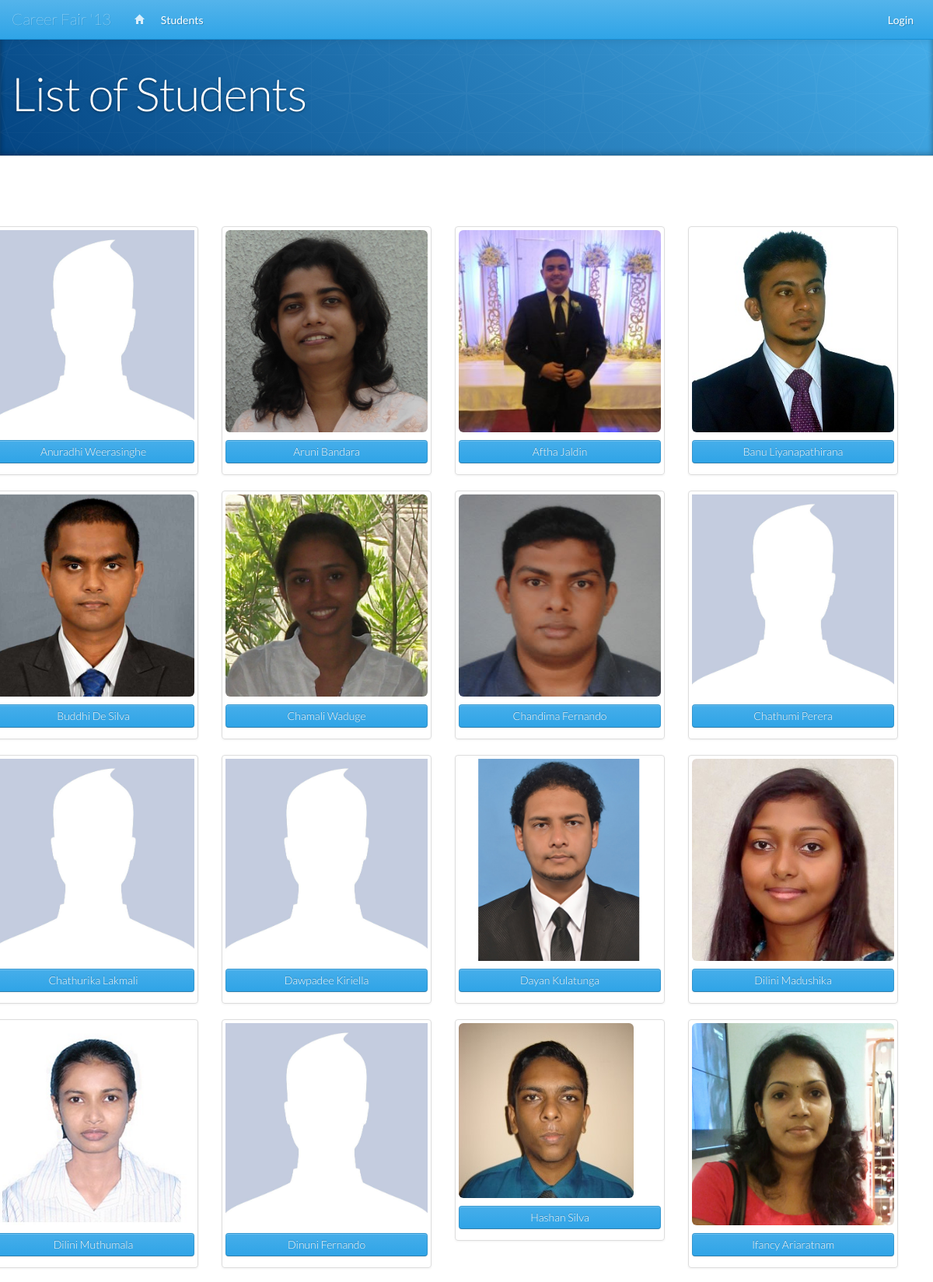
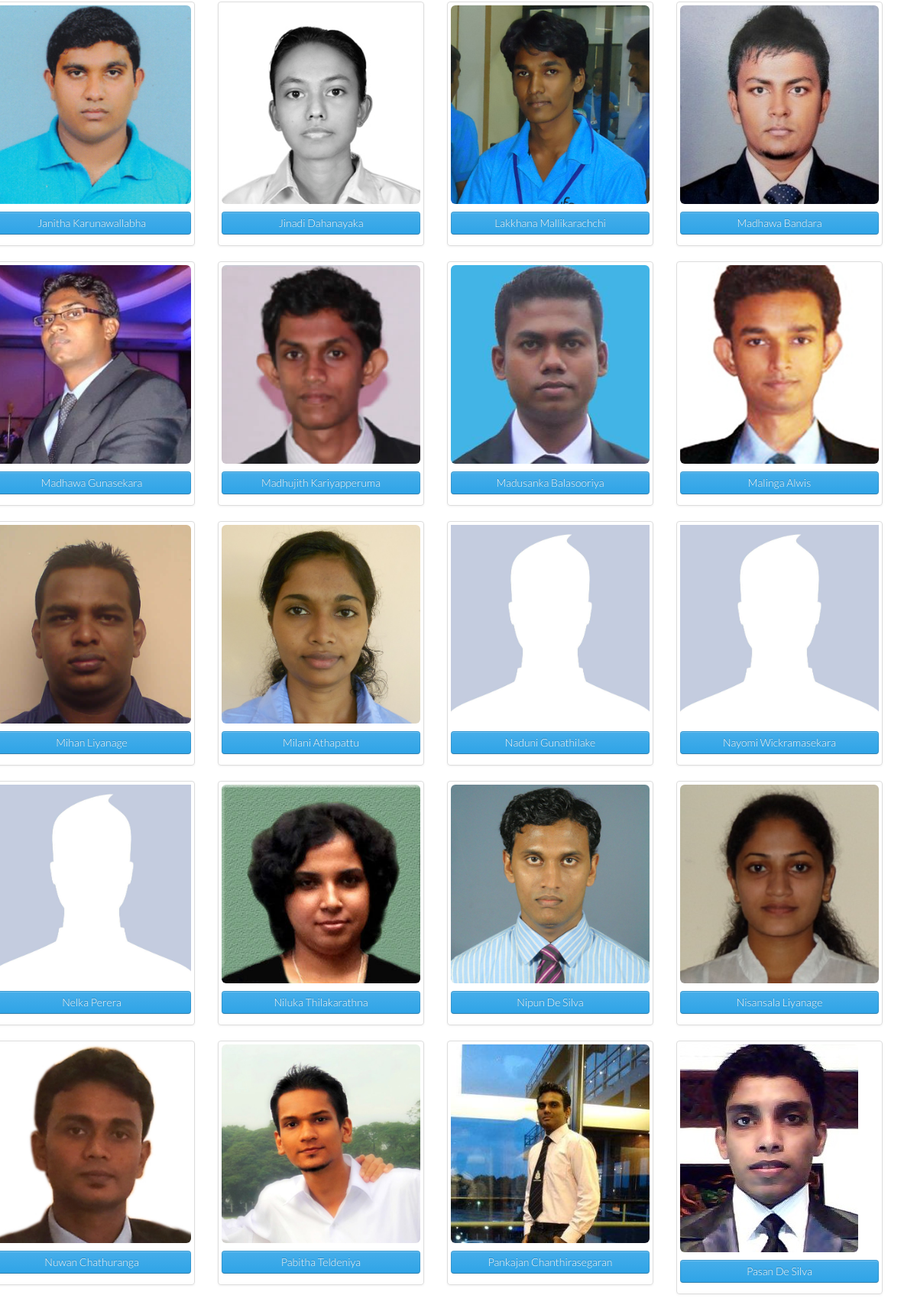
The page /list_students.php (upper part) on the database its author committed (2 pictures, top to bottom).
### tables this page shows
CREATE TABLE IF NOT EXISTS `user_logins` (
  `id` int(11) NOT NULL AUTO_INCREMENT,
  `object_type` int(11) NOT NULL,
  `username` varchar(50) NOT NULL,
  `password` varchar(50) NOT NULL,
  `first_name` varchar(100) NOT NULL,
  `last_name` varchar(100) NOT NULL,
  `email_address` varchar(255) NOT NULL,
  `telephone_number` varchar(20) NOT NULL,
  PRIMARY KEY (`id`),
  KEY `object_type` (`object_type`)
);

CREATE TABLE IF NOT EXISTS `obj_photos` (
  `id` int(11) NOT NULL AUTO_INCREMENT,
  `related_object_type` int(11) NOT NULL,
  `related_object_id` int(11) NOT NULL,
  `filename` varchar(255) NOT NULL,
  `file_type` varchar(100) NOT NULL,
  `size` varchar(20) NOT NULL,
  PRIMARY KEY (`id`),
  KEY `related_object_type` (`related_object_type`)
);

### includes/database.php (called while the page is built, shortened)
<?php
class MySQLDatabase{
	private $connection;
	public function open_connection(){
		$this->connection = mysql_connect(DB_SERVER, DB_USER, DB_PASS);
	}
	public function query($sql){
		$result = mysql_query($sql, $this->connection);
		return $result;
	}
	public function fetch_array($result_set){
		return mysql_fetch_array($result_set);
	}
}
$database = new MySQLDatabase();
?>

### includes/database_object.php (called while the page is built, shortened)
<?php
require_once("database.php");
class DatabaseObject {
	protected static $table_name;
	protected static $db_fields;
	public static function find_all(){
		return static::find_by_sql("SELECT * FROM " . static::$table_name);
	}
	public static function find_by_sql($sql=""){
		global $database;
		$result_set = $database->query($sql);
		$object_array = array();
		while ($row = $database->fetch_array($result_set)){
			$object_array[] = static::instantiate($row);
		}
		return $object_array;
	}
	private static function instantiate($row){
		$object = new $class_name;
		foreach($row as $attribute=>$value){
			if ($object->has_attribute($attribute)){
				$object->$attribute = $value;
			}
		}
		return $object;
	}
	private function has_attribute($attribute){
		return array_key_exists($attribute, $this->attributes());
	}
	protected function attributes(){
		$attributes = array();
		foreach(static::$db_fields as $field){
			if(property_exists($this, $field)){
				$attributes[$field] = $this->$field;
			}
		}
		return $attributes;
	}
}
?>

### includes/user_login.php (called while the page is built, shortened)
<?php
require_once("database.php");
class UserLogin extends DatabaseObject {
	protected static $table_name = "user_logins";
	public $first_name;
	public $last_name;
	public function get_user($id){
		$sql  = "SELECT * FROM " . static::$table_name;
		$sql .= " WHERE id = " . $id;
		$sql .= " LIMIT 1";
		$result_array = self::find_by_sql($sql);
		return !empty($result_array) ? array_shift($result_array) : false;
	}
	public function full_name(){
		if (isset($this->first_name) && isset($this->last_name)){
			return $this->first_name . " " . $this->last_name;
		} else {
			return "";
		}
	}
}
?>

### includes/photo.php (called while the page is built, shortened)
<?php
require_once("database.php");
class Photo extends DatabaseObject {
	protected static $table_name = "obj_photos";
	public $filename;
	protected $upload_dir = 'public/img/uploads';
	public function image_path(){
		return $this->upload_dir.DS.$this->filename;
	}
	public function get_profile_picture($related_object_type, $id=0) {
		$sql  = "SELECT * FROM " . static::$table_name;
		$sql .= " WHERE related_object_type = {$related_object_type}";
		$sql .= " AND related_object_id = {$id}";
		$sql .= " LIMIT 1";
		$result_array = static::find_by_sql($sql);
		return !empty($result_array) ? array_shift($result_array) : false;
	}
}
?>

### public/list_students.php (the view, shortened to what this page needs)
<?php
require_once("../includes/initialize.php");
$students = Student::find_all();
$user_login_object = new UserLogin();
$photo_object = new Photo();
?>
<!DOCTYPE html>
<html lang="en">
  <head>
    <?php require_once('../includes/layouts/header.php'); ?>
  </head>
  <body>
    <div id="wrap">
      <?php require_once('../includes/layouts/navbar.php');?>
      <header class="jumbotron subhead">
        <div class="container">
          <h1>List of Students</h1>
        </div>
      </header>
        <div class="container">
        <div class="row">
        <div class="">
        <section>
        <ul class="thumbnails">
        <?php for($i = 0; $i < count($students) ; $i++){
        	$student = $user_login_object->get_user($students[$i]->login_id);
        	$profile_picture_of_student = $photo_object->get_profile_picture(2, $student->id);
        		?>
	        	<li class="span3">
				  	<div class="thumbnail">
				    <a href="view_student_cv.php?s=<?php echo $student->username; ?>">
				    <?php
			         if (!empty($profile_picture_of_student->filename)) {
			         	echo '<img src="../' . $profile_picture_of_student->image_path() . '" data-src="js/holder.js/200x200" class="img-rounded" />';
			         } else {
			         	echo '<img src="img/default-prof-pic.jpg" data-src="js/holder.js/200x200" alt="Default profile picture" />';
			         }
			         ?>
				    </a>
				    <h3 align="center">
				    <a href="view_student_cv.php?s=<?php echo $student->username; ?>" class="btn btn-primary btn-block"><?php echo $student->full_name(); ?></a>
				    </h3>
				    </div>
				</li>
		<?php  } ?>
		</ul>
        </section>
        </div>
        </div>
        </div>
    </div>
  </body>
</html>

### includes/layouts/header.php (shortened to what this page needs)
<link href="css/bootswatch-cerulean/bootstrap.css" rel="stylesheet">
<link href="css/bootstrap-responsive.css" rel="stylesheet">
<link href="css/prettify.css" rel="stylesheet">
<link href="css/bootswatch-cerulean/docs.css" rel="stylesheet">
<link href="css/bootswatch-cerulean/gaman-styles.css" rel="stylesheet">
<link href="css/flexslider.css" rel="stylesheet" />
<link href="css/responsiveslides.css" rel="stylesheet" />

### includes/layouts/navbar.php (shortened to what this page needs)
<div class="navbar navbar-fixed-top navbar-invers">
  <div class="navbar-inner">
    <div class="container">
      <a class="brand" href="index.php"><?php echo WEB_APP_SHORT_NAME; ?></a>
      <div class="nav-collapse collapse navbar-responsive-collapse">
        <ul class="nav navbar-nav">
          <li<?php if (isset($page) && $page == 'index'){echo ' class="active"';}?>><a href="index.php"><i class="icon-home icon-white"></i></a></li>
          <li><a href="list_students.php">Students</a></li>
        </ul>
        <ul class="nav navbar-nav pull-right">
          <?php if (isset($session->id) && ($session->object_type == 3 || $session->object_type == 2 || $session->object_type == 5) ) {  ?>
          	<li class="dropdown">
          	<a href="#" class="dropdown-toggle" data-toggle="dropdown">
          	<i class="icon-user icon-white"></i> <?php if (isset($user->id)) { echo $user->full_name(); } ?> <b class="caret"></b>
          	</a>
          	<ul class="dropdown-menu">
          		<li><a href="view_profile.php"><i class="icon-wrench"></i> View Profile</a></li>
          		<li><a href="logout.php"><i class="icon-off"></i> Logout</a></li>
          		<?php if ($session->is_logged_in() && $session->object_type == 3) { ?>
          		<li class="divider"></li>
          		<li><a href="list_students.php"><i class="icon-info-sign"></i> View All Students</a></li>
          		<li><a href="create_student.php"><i class="icon-plus"></i> Add Student</a></li>
          		<li><a href="#"><i class="icon-search"></i> Search for Student</a></li>
          		<li class="divider"></li>
          		<li><a href="list_admin_users.php"><i class="icon-info-sign"></i> View All Admin Users</a></li>
          		<li><a href="create_admin_user.php"><i class="icon-plus"></i> Add Admin User</a></li>
          		<li><a href="#"><i class="icon-search"></i> Search for Admin User</a></li>
          		<?php } ?>
          	</ul>
          	</li>
          <?php } else { ?>
          	<li><a href="login.php">Login</a></li>
          <?php } ?>
        </ul>
      </div>
    </div>
  </div>
</div>

### public/css/bootswatch-cerulean/docs.css (style rules this page uses)
body { position: relative; padding-top: 40px; }
section { padding-top: 30px; }
section > ul li { margin-bottom: 5px; }
.jumbotron { position: relative; padding: 40px 0; color: #fff; text-align: center; text-shadow: 0 1px 3px rgba(0,0,0,.4), 0 0 30px rgba(0,0,0,.075); background: #034482; background: -moz-linear-gradient(45deg, #034482 0%, #45aeea 100%); background: -webkit-gradient(linear, left bottom, right top, color-stop(0%,#034482), color-stop(100%,#45aeea)); background: -webkit-linear-gradient(45deg, #034482 0%,#45aeea 100%); background: -o-linear-gradient(45deg, #034482 0%,#45aeea 100%); background: -ms-linear-gradient(45deg, #034482 0%,#45aeea 100%); background: linear-gradient(45deg, #034482 0%,#45aeea 100%); filter: progid:DXImageTransform.Microsoft.gradient( startColorstr='#034482', endColorstr='#45aeea',GradientType=1 ); -webkit-box-shadow: inset 0 3px 7px rgba(0,0,0,.2), inset 0 -3px 7px rgba(0,0,0,.2); -moz-box-shadow: inset 0 3px 7px rgba(0,0,0,.2), inset 0 -3px 7px rgba(0,0,0,.2); box-shadow: inset 0 3px 7px rgba(0,0,0,.2), inset 0 -3px 7px rgba(0,0,0,.2); }
.jumbotron h1 { font-size: 80px; font-weight: 300; letter-spacing: -1px; line-height: 1; }
.jumbotron .container { position: relative; z-index: 2; }
.jumbotron:after { content: ''; display: block; position: absolute; top: 0; right: 0; bottom: 0; left: 0; background: url(../../img/masthead-pattern.png) repeat center center; opacity: .4; }
.subhead { text-align: left; border-bottom: 1px solid #ddd; }
.subhead h1 { font-size: 60px; color: #fff; }

### includes/layouts/header.php (style rules this page uses)
html, body { height: 100%; }
#wrap { min-height: 100%; height: auto !important; height: 100%; margin: 0 auto -60px; }
#wrap > .container { padding-top: 60px; }

### rows shown on the page
user_logins: $student->full_name() "Anuradhi Weerasinghe"
user_logins: obj_photos.filename (picture), $student->full_name() "Aruni Bandara"
user_logins: obj_photos.filename (picture), $student->full_name() "Aftha Jaldin"
user_logins: obj_photos.filename (picture), $student->full_name() "Banu Liyanapathirana"
user_logins: obj_photos.filename (picture), $student->full_name() "Buddhi De Silva"
user_logins: obj_photos.filename (picture), $student->full_name() "Chamali Waduge"
user_logins: obj_photos.filename (picture), $student->full_name() "Chandima Fernando"
user_logins: $student->full_name() "Chathumi Perera"
user_logins: $student->full_name() "Chathurika Lakmali"
user_logins: $student->full_name() "Dawpadee Kiriella"
user_logins: obj_photos.filename (picture), $student->full_name() "Dayan Kulatunga"
user_logins: obj_photos.filename (picture), $student->full_name() "Dilini Madushika"
user_logins: obj_photos.filename (picture), $student->full_name() "Dilini Muthumala"
user_logins: $student->full_name() "Dinuni Fernando"
user_logins: obj_photos.filename (picture), $student->full_name() "Hashan Silva"
user_logins: obj_photos.filename (picture), $student->full_name() "Ifancy Ariaratnam"
user_logins: obj_photos.filename (picture), $student->full_name() "Janitha Karunawallabha"
user_logins: obj_photos.filename (picture), $student->full_name() "Jinadi Dahanayaka"
user_logins: obj_photos.filename (picture), $student->full_name() "Lakkhana Mallikarachchi"
user_logins: obj_photos.filename (picture), $student->full_name() "Madhawa Bandara"
user_logins: obj_photos.filename (picture), $student->full_name() "Madhawa Gunasekara"
user_logins: obj_photos.filename (picture), $student->full_name() "Madhujith Kariyapperuma"
user_logins: obj_photos.filename (picture), $student->full_name() "Madusanka Balasooriya"
user_logins: obj_photos.filename (picture), $student->full_name() "Malinga Alwis"
user_logins: obj_photos.filename (picture), $student->full_name() "Mihan Liyanage"
user_logins: obj_photos.filename (picture), $student->full_name() "Milani Athapattu"
user_logins: $student->full_name() "Naduni Gunathilake"
user_logins: $student->full_name() "Nayomi Wickramasekara"
user_logins: $student->full_name() "Nelka Perera"
user_logins: obj_photos.filename (picture), $student->full_name() "Niluka Thilakarathna"
user_logins: obj_photos.filename (picture), $student->full_name() "Nipun De Silva"
user_logins: obj_photos.filename (picture), $student->full_name() "Nisansala Liyanage"
user_logins: obj_photos.filename (picture), $student->full_name() "Nuwan Chathuranga"
user_logins: obj_photos.filename (picture), $student->full_name() "Pabitha Teldeniya"
user_logins: obj_photos.filename (picture), $student->full_name() "Pankajan Chanthirasegaran"
user_logins: obj_photos.filename (picture), $student->full_name() "Pasan De Silva"

### other values the page prints
WEB_APP_SHORT_NAME "Career Fair '13"
